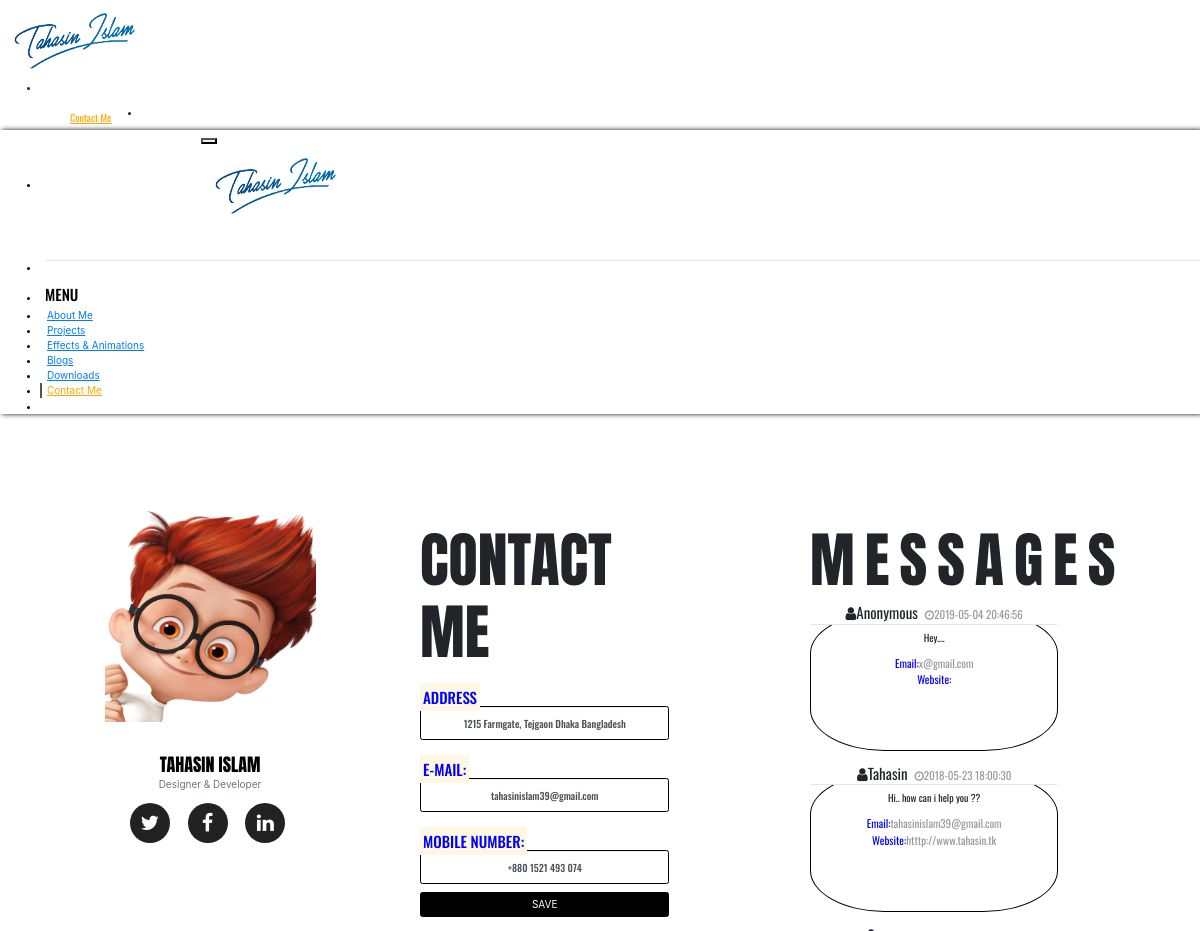
The page /query/contact.php on the database its author committed.
### tables this page shows
CREATE TABLE `me` (
  `id` int(11) NOT NULL,
  `pro_pic` varchar(100) NOT NULL,
  `name` text NOT NULL,
  `position` varchar(50) NOT NULL,
  `twitter_link` varchar(100) NOT NULL,
  `facebook_link` varchar(100) NOT NULL,
  `linkedin_link` varchar(100) NOT NULL
);

CREATE TABLE `contact` (
  `id` int(11) NOT NULL,
  `address` varchar(200) NOT NULL,
  `email` varchar(100) NOT NULL,
  `phone` varchar(50) NOT NULL
);

CREATE TABLE `cmnt` (
  `id` int(10) NOT NULL,
  `name` text NOT NULL,
  `email` varchar(100) NOT NULL,
  `website` varchar(30) NOT NULL,
  `text` text NOT NULL,
  `timestamp` timestamp NOT NULL DEFAULT CURRENT_TIMESTAMP,
  `ip` varchar(300) NOT NULL
);

### query/contact.php (the view, shortened to what this page needs)
<?php
require '../database/connect.php';
?>
<!DOCTYPE html>
<html>
    <head>
        <link href="../css/style.min.css" rel="stylesheet">
        <link href="../css/style.css" rel="stylesheet">
        <link href="../css/message.css" rel="stylesheet">
        <link href="../vendor/bootstrap/css/bootstrap.min.css" rel="stylesheet">
        <link href="../vendor/font-awesome/css/font-awesome.min.css" rel="stylesheet" type="text/css">
        <link href="../vendor/font-awesome/css/font-awesome.css" type="text/css" rel="stylesheet"/>
        <link rel='stylesheet' href='https://cdnjs.cloudflare.com/ajax/libs/uikit/3.0.0-beta.31/css/uikit.min.css'>
        <link rel="stylesheet" href="https://maxcdn.bootstrapcdn.com/bootstrap/4.0.0/css/bootstrap.min.css">
    </head>
    <body>
        <div class="uk-offcanvas-content">
            <nav class="uk-navbar-container uk-light" uk-navbar="mode: click" uk-sticky="animation: uk-animation-slide-top; show-on-up: true">
                <div class="uk-navbar-left nav-overlay">
                    <img src="../img/tahasin handwriting logo-01.png"  style="width:150px;height: 80px;"/>
                </div>
                <div class="uk-navbar-right nav-overlay" >
                    <div class="uk-navbar-flip">
                        <ul class="uk-navbar-nav uk-visible@s">
                            <li class="uk-active"><a class="a" href="../contact-me.php"><u style="color:orange">Contact Me</u></a></li>
                        </ul>
                        <ul class="uk-navbar-nav uk-hidden@s">
                            <li><a class="uk-navbar-toggle" style="color:black !important" uk-navbar-toggle-icon uk-toggle="target: #mobile-navbar"></a></li>
                        </ul>
                    </div>
                </div>
            </nav>
            <div id="mobile-navbar" uk-offcanvas="mode: slide; flip: false">
                <div class="uk-offcanvas-bar">
                    <button class="uk-offcanvas-close" type="button" uk-close></button>
                    <ul class="uk-nav-default uk-nav-parent-icon" uk-nav>
                        <li class="uk-text-center" style="padding: 0 0 25px 0;">
                            <img src="../img/tahasin handwriting logo-01.png"  style="width:150px;height: 80px;"/></li>
                        <li>
                            <hr>
                        </li>
                        <li class="uk-text-center">
                            <h3>Menu</h3>
                        </li>
                        <li><a href="index.php">About Me</a></li>
                        <li><a href="projects.php">Projects</a></li>
                        <li><a href="effects.php">Effects & Animations</a></li>
                        <li><a href="resume.php">Blogs</a></li>
                        <li><a href="download.php">Downloads</a></li>
                        <li  class="uk-active"><a  href="contact-me.php"><u style="color:orange">Contact Me</u></a></li>
                        <li><a class="a" href="#"><span uk-icon="sign-in" style="color:#cccccc"></span></a></li>
                    </ul>
                </div>
            </div>
        </div>
        <div class="col-sm-12" >
            <div class="col-sm-4 pro-pic" style="margin-top: 80px">
                <?php include '../parts/me.php'; ?>
            </div>
            <div class="col-sm-3 about-me">
                <h1 class="animated bounce" id="mytext"></h1><br/>
                <form method="POST" action="">
                    <?php
                    $sql = "SELECT *FROM `contact`";
                    $result = $conn->query($sql);
                    if ($result->num_rows > 0) {
                        while ($row = $result->fetch_assoc()) {
                            ?>
                            <h3><span uk-icon="home"></span><mark style="color:blue;">ADDRESS</mark><input class="form-control" name="address" value="<?php echo $row['address']; ?>"/></h3><br/>
                            <h3><span uk-icon="mail"></span><mark style="color:blue;">E-MAIL:</mark><input class="form-control" name="email" value="<?php echo $row['email']; ?>"/></h3><br/>
                            <h3><span uk-icon="receiver"></span><mark style="color:blue;">MOBILE NUMBER:</mark><input class="form-control" name="phone" value="<?php echo $row['phone']; ?>"/></h3>
                            <input style="margin-top: 3px;background-color: black;color:white;" type="submit" name="save" value="SAVE" class="btn btn-default"/>
                        <?php } ?>
                        <?php
                    } else {
                        echo "0 results";
                    }
                    ?>
                </form>
            </div>
            <div class="col-sm-1"></div>
            <div class="col-sm-4 about-me">
                <h1 style="letter-spacing: 10px"class="animated bounce">MESSAGES</h1>
                <div  style="overflow: auto;height: 330px">
                <?php
                $sql = "SELECT * FROM cmnt ORDER BY id DESC";
                $result = $conn->query($sql);
                if ($result->num_rows > 0) {
                    while ($row = $result->fetch_assoc()) {
                        ?>
                        <fieldset>
                            <legend><span class="fa fa-user"></span><?php echo $row['name']; ?>&nbsp;&nbsp;<time class="message__time"><i class="fa fa-clock-o"></i><?php echo $row['timestamp']; ?></time></legend>
                            <span style="margin-bottom:10% "><?php echo $row['text']; ?></span> <br>
                            <div style="margin-top: 10px">
                            <span class="message__time"><span style="color:blue">Email:</span><?php echo $row['email']; ?></span><br/>
                            <span class="message__time"><span style="color:blue">Website:</span><?php echo $row['website']; ?></span>
                           </div>
                        </fieldset>
                    <?php } ?>
                    <?php
                } else {
                    echo "0 results";
                }
                ?>
                </div>
            </div>
        </div>
</html>

### parts/me.php
<?php
$sql = "SELECT * FROM me";
$result = $conn->query($sql);
if ($result->num_rows > 0) {
    ?>
    <div class="team-member">
        <?php while ($row = $result->fetch_assoc()) { ?>
            <img src="access/<?php echo $row['pro_pic']; ?>" alt="Image not found!" onerror="this.onerror=null; this.src='<?php echo $row['pro_pic']; ?>';"/>
            <h4 style="color: black;font-family: 'Anton', serif;"><?php echo $row['name']; ?></h4>
            <p class="text-muted"><?php echo $row['position']; ?></p>
            <ul class="list-inline social-buttons">
                <li class="list-inline-item"  title="twitter">
                    <a href="<?php echo $row['twitter_link']; ?>" target="_blank">
                        <i class="fa fa-twitter" target="_blank"></i>
                    </a>
                </li>
                <li class="list-inline-item"  title="facebook">
                    <a href="<?php echo $row['facebook_link']; ?>" target="_blank">
                        <i class="fa fa-facebook"></i>
                    </a>
                </li>
                <li class="list-inline-item"  title="linkedin">
                    <a href="<?php echo $row['linkedin_link']; ?>" target="_blank">
                        <i class="fa fa-linkedin"></i>
                    </a>
                </li>
            </ul>
        </div>
    <?php } ?>
    <?php
} else {
    echo "Error: " . $sql . "<br>" . $conn->error;
}
?>

### css/style.css (style rules this page uses)
.pro-pic { margin-top: 50px }
.about-me { margin-top: 100px; }
.about-me h1 { font-size: 60px; font-family: 'Anton', sans-serif; }
h4 { font-family: 'Anton', sans-serif; }
h3 { font-family: 'Anton', sans-serif; }
nav a { float: left; padding:30px; font-family: 'Anton', sans-serif; }
form input { text-align: center; }
.bounce { animation-name: bounce; }
.animated { animation-duration: 2.5s; animation-fill-mode: both; animation-iteration-count: 3; }
.uk-navbar-container.uk-light:not(.uk-navbar-transparent):not(.uk-navbar-primary) { background: none; }
#mobile-navbar .uk-offcanvas-bar { box-shadow: 2px 0 5px 0 #0e0e0e; }
#mobile-navbar li:nth-child(1), #mobile-navbar li:nth-child(2), #mobile-navbar li:nth-child(3) { border-left: unset; }
#mobile-navbar li { padding-left: 5px; border-left: 2px solid transparent; color:black; }
#mobile-navbar li.uk-active { padding-left: 5px; border-left: 2px solid #545454; }
h1 { font-weight: 2000 }

### css/message.css (style rules this page uses)
*, *:before, *:after { box-sizing: border-box; }
.message__time { font-size: 11px; color: #999; }

### query/contact.php (style rules this page uses)
body {  background-position: center center; background-repeat: no-repeat; background-attachment: fixed; background-size: cover; }
h4 { font-size: 18px; }
h3 { font-size: 15px; font-family: 'Oswald', sans-serif !important; }
.a { color: black !important; font-family: 'oswald',sans-serif !important; padding:30px; }
a { text-decoration: underline !important; }
input { width: 95% !important; border-color:black !important; }
nav { background-color: white !important; }
fieldset { border:1px solid black; font-family:'Oswald', sans-serif; width: 69%; min-height: 150px; border-radius: 30%; text-align: center; margin-bottom: 3% }

### rows shown on the page
me: pro_pic (picture), name "TAHASIN ISLAM", position "Designer & Developer"
contact: address "1215 Farmgate, Tejgaon Dhaka Bangladesh", email "tahasinislam39@gmail.com", phone "+880 1521 493 074"
cmnt: name "Anonymous", timestamp "2019-05-04 20:46:56", text "Hey....", email "x@gmail.com"
cmnt: name "Tahasin", timestamp "2018-05-23 18:00:30", text "Hi.. how can i help you ??", email "tahasinislam39@gmail.com", website "htttp://www.tahasin.tk"
